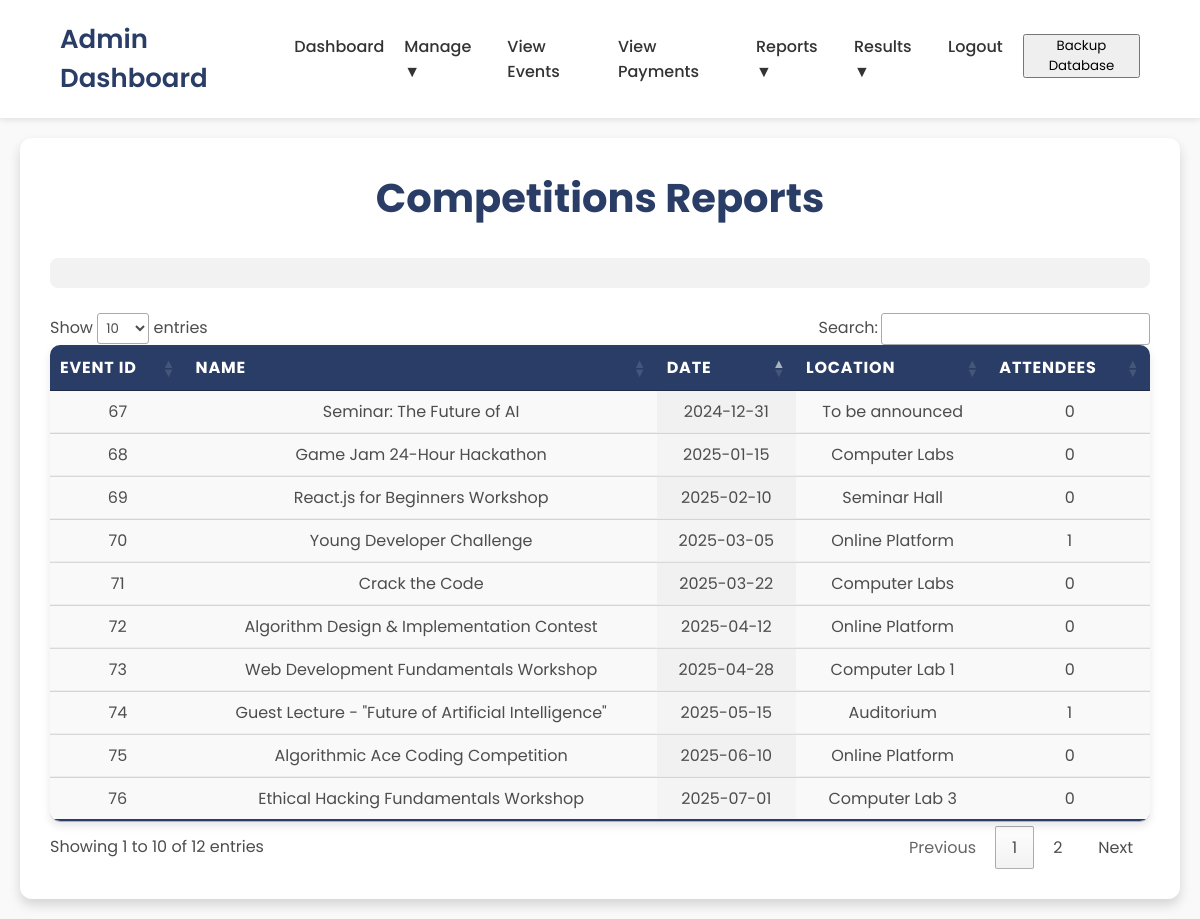
The app's page /event_reports.php (signed in) with its own data.
### tables this page shows
CREATE TABLE `event_master` (
  `event_id` int NOT NULL AUTO_INCREMENT,
  `event_name` text,
  `event_date` text,
  `event_location` text,
  `event_time` text,
  `event_description` text NOT NULL,
  `f_prize` varchar(255) NOT NULL,
  `s_prize` varchar(255) NOT NULL,
  `event_price` varchar(255) NOT NULL,
  `max_par` int NOT NULL,
  `is_active` tinyint(1) NOT NULL DEFAULT '1',
  PRIMARY KEY (`event_id`)
);

### event_reports.php (the view, shortened to what this page needs)
<?php
include "config.php";
$dateFilter = isset($_GET['date_filter']) ? $_GET['date_filter'] : 'overall';
$startDate = isset($_GET['start_date']) ? $_GET['start_date'] : null;
$endDate = isset($_GET['end_date']) ? $_GET['endDate'] : null;
function buildDateWhereClause($dateFilter, $startDate, $endDate, $dateColumn) {
    $whereClause = "";
    return $whereClause;
}
$dateWhereClause = buildDateWhereClause($dateFilter, $startDate, $endDate, "em.event_date");
$sql = "SELECT
            em.event_id,
            em.event_name,
            em.event_date,
            em.event_location,
            COUNT(uer.user_id) AS attendee_count
        FROM
            event_master em
        LEFT JOIN
            user_event_registration uer ON em.event_id = uer.event_id
        " . $dateWhereClause . " /* Apply date filter here */
        GROUP BY
            em.event_id
        ORDER BY
            em.event_date ASC";
$result = mysqli_query($conn, $sql);
?>
<!DOCTYPE html>
<html lang="en">
<head>
    <link rel="stylesheet" href="https://cdn.datatables.net/1.11.5/css/jquery.dataTables.min.css">
</head>
<body>
    <?php include "admin_navbar.php"; ?>
<main>
    <div class="content">
        <h2>Competitions Reports</h2>
        <form class="filter-form" action="" method="GET">
                  </form>
        <div class="event-list">
        <table id="eventTable" class="event-table display">
            <thead>
                <tr>
                    <th>Event ID</th>
                    <th>Name</th>
                    <th>Date</th>
                    <th>Location</th>
                    <th>Attendees</th>
                </tr>
            </thead>
            <tbody>
                <?php
                if (mysqli_num_rows($result) > 0) {
                    while ($row = mysqli_fetch_assoc($result)) {
                        echo "<tr>";
                        echo "<td>" . htmlspecialchars($row['event_id']) . "</td>";
                        echo "<td>" . htmlspecialchars($row['event_name']) . "</td>";
                        echo "<td>" . htmlspecialchars($row['event_date']) . "</td>";
                        echo "<td>" . htmlspecialchars($row['event_location']) . "</td>";
                        echo "<td>" . htmlspecialchars($row['attendee_count']) . "</td>";
                        echo "</tr>";
                    }
                } else {
                    echo "<tr><td colspan='5' style='text-align:center;'>No events found.</td></tr>";
                }
                ?>
            </tbody>
        </table>
        </div>
    </div>
</main>
</body>
</html>

### event_reports.php (style rules this page uses)
* { margin: 0; padding: 0; box-sizing: border-box; font-family: 'Poppins', sans-serif; }
body { background-color: #f9f9f9; color: #4d4d4d; min-height: 100vh; display: flex; flex-direction: column; }
main { flex: 1; padding: 20px; }
.content { max-width: 1200px; margin: 0 auto; background: #fff; padding: 30px; border-radius: 12px; box-shadow: 0 6px 12px rgba(0, 0, 0, 0.15); }
.content h2 { text-align: center; margin-bottom: 30px; color: #2a3d66; font-size: 2.5rem; }
.filter-form { display: flex; align-items: center; justify-content: center; gap: 15px; padding: 15px; background-color: #f2f2f2; border-radius: 8px; margin-bottom: 25px; }
.event-table { width: 100%; border-collapse: collapse; margin-top: 25px; box-shadow: 0 4px 8px rgba(0, 0, 0, 0.1); border-radius: 10px; overflow: hidden; }
.event-table th, .event-table td { padding: 15px 20px; text-align: center; border-bottom: 1px solid #eee; }
.event-table th { background-color: #2a3d66; color: #fff; font-weight: 600; text-transform: uppercase; letter-spacing: 0.05em; }
.event-table td { background-color: #fff; }
.event-table tr:nth-child(even) td { background-color: #f9f9f9; }
.event-table tr:last-child td { border-bottom: 2px solid #2a3d66; }

### admin_navbar.php (style rules this page uses)
* { margin: 0; padding: 0; box-sizing: border-box; font-family: 'Poppins', sans-serif; }

### records on screen
event_master: event_id "67", event_name "Seminar: The Future of AI", event_date "2024-12-31", event_location "To be announced", attendee_count "0"
event_master: event_id "68", event_name "Game Jam 24-Hour Hackathon", event_date "2025-01-15", event_location "Computer Labs", attendee_count "0"
event_master: event_id "69", event_name "React.js for Beginners Workshop", event_date "2025-02-10", event_location "Seminar Hall", attendee_count "0"
event_master: event_id "70", event_name "Young Developer Challenge", event_date "2025-03-05", event_location "Online Platform", attendee_count "1"
event_master: event_id "71", event_name "Crack the Code", event_date "2025-03-22", event_location "Computer Labs", attendee_count "0"
event_master: event_id "72", event_name "Algorithm Design & Implementation Contest", event_date "2025-04-12", event_location "Online Platform", attendee_count "0"
event_master: event_id "73", event_name "Web Development Fundamentals Workshop", event_date "2025-04-28", event_location "Computer Lab 1", attendee_count "0"
event_master: event_id "74", event_name "Guest Lecture - \"Future of Artificial Intelligence\"", event_date "2025-05-15", event_location "Auditorium", attendee_count "1"
event_master: event_id "75", event_name "Algorithmic Ace Coding Competition", event_date "2025-06-10", event_location "Online Platform", attendee_count "0"
event_master: event_id "76", event_name "Ethical Hacking Fundamentals Workshop", event_date "2025-07-01", event_location "Computer Lab 3", attendee_count "0"
